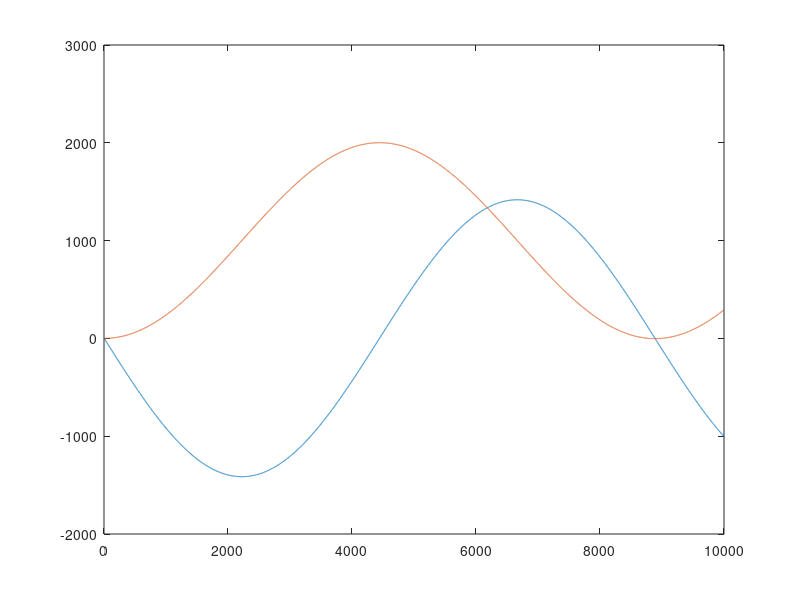

Recreate this plot in MATLAB.
clear
close all
m1 = 1;
m2 = 2;
dt = 0.01;
tpts = 10000;

c11 = 0;
c12 = -0.1;
c21 = 0.1;
c22 = 0;

inv_M = [1/m1, 0; 0, 1/m2];
C = [c11, c12; c21, c22];

A = [2 * eye(2) - dt * inv_M * C,   dt * inv_M * C - eye(2);
     eye(2),                        zeros(2)];

u = zeros(tpts,2);
u(1, 1) = 1;
for i = 3:tpts
    u(i, :) = (A(1:2,:) * [u(i-1,:)'; u(i-2,:)'])';
end

figure;plot(u)